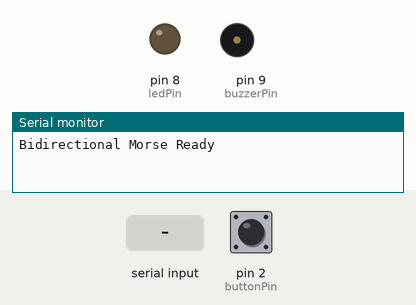
Bench run of a sketch on a simulated Arduino Uno, built with avr-gcc and run on an emulated ATmega328P. Shown: output pins drawn as LEDs (lit = HIGH), buzzer (waves = sounding, pin HIGH), the last lines printed to the serial monitor. Dashed ring = blinking. Inputs (shaded band) come from the test bench; at power-on: pin 2 (buttonPin) HIGH.

Above: at 1.2 s.
1.3 s: pin 2 (buttonPin) pulled LOW for 0.15 s
At 1.59 s:
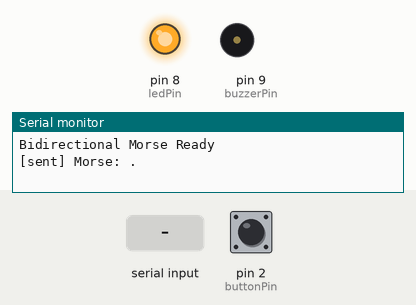
3.1 s: "." received over the second serial link
At 3.2 s:
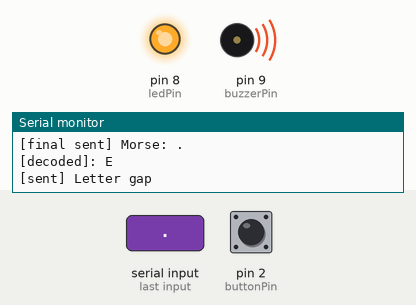
6.3 s: pin 2 (buttonPin) pulsed LOW 5 times (0.12 s each, 0.3 s apart)
At 6.57 s:
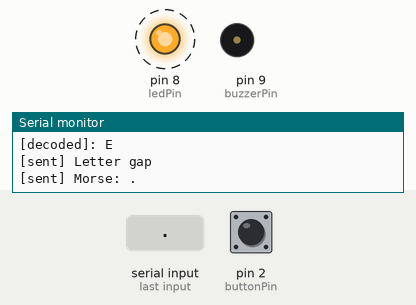
Timing chart, 0 to 9.4 s (numbered marks = the images above; inputs shaded):
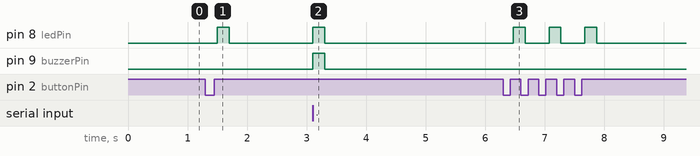

The sketch:

main.ino
```cpp
#include <SoftwareSerial.h>

// ----------------------- Pin Definitions -------------------------
const int buttonPin = 2;       // Digital input from button (used to send Morse)
const int ledPin = 8;          // LED output for sending and receiving Morse feedback
const int buzzerPin = 9;       // Buzzer output for received Morse feedback
const int rxPin = 10;          // SoftwareSerial receive pin (Rx)
const int txPin = 11;          // SoftwareSerial transmit pin (Tx)

SoftwareSerial softSerial(rxPin, txPin);  // Create software-based serial port

// ------------------------ Timing Settings ------------------------
const int dotThreshold = 200;      // Press duration ≤ 200ms = dot
const int dashThreshold = 500;     // Press duration ≤ 500ms = dash
const int letterGap = 900;         // Gap ≥ 900ms = new letter
const int wordGap = 1200;          // Gap ≥ 1200ms = new word
const int debounceDelay = 50;      // Delay to prevent false button reading

// ----------------------- State Variables -------------------------
bool lastButtonState = HIGH;       // Tracks last state of the button
unsigned long pressStartTime = 0;  // Timestamp when button was pressed
unsigned long releaseTime = 0;     // Timestamp when button was released
unsigned long lastDebounceTime = 0;// For debouncing input

// Button interaction state machine
enum State { IDLE, PRESSED, RELEASED };
State buttonState = IDLE;

// Buffers for Morse characters
String currentMorseLetter = "";     // For collecting user input
String receivedMorseBuffer = "";    // For collecting incoming characters

// -------------------- Morse Code Lookup Table --------------------
struct MorseMap {
  const char* code;
  char letter;
};

// Complete table for A-Z and 0-9 in Morse
MorseMap morseTable[] = {
  {".-", 'A'}, {"-...", 'B'}, {"-.-.", 'C'}, {"-..", 'D'}, {".", 'E'},
  {"..-.", 'F'}, {"--.", 'G'}, {"....", 'H'}, {"..", 'I'}, {".---", 'J'},
  {"-.-", 'K'}, {".-..", 'L'}, {"--", 'M'}, {"-.", 'N'}, {"---", 'O'},
  {".--.", 'P'}, {"--.-", 'Q'}, {".-.", 'R'}, {"...", 'S'}, {"-", 'T'},
  {"..-", 'U'}, {"...-", 'V'}, {".--", 'W'}, {"-..-", 'X'}, {"-.--", 'Y'},
  {"--..", 'Z'},
  {"-----", '0'}, {".----", '1'}, {"..---", '2'}, {"...--", '3'}, {"....-", '4'},
  {".....", '5'}, {"-....", '6'}, {"--...", '7'}, {"---..", '8'}, {"----.", '9'}
};

// ----------------------------------------------------------------
// Function: decodeMorse
// Description: Convert Morse code string (e.g., ".-") to corresponding letter.
// Returns '?' if pattern doesn't match.
// ----------------------------------------------------------------
char decodeMorse(String morse) {
  for (MorseMap entry : morseTable) {
    if (morse.equals(entry.code)) {
      return entry.letter;
    }
  }
  return '?';  // Unknown code
}

// ----------------------------------------------------------------
// Function: blinkLED
// Description: Blink LED (used while sending Morse signals).
// Only LED is triggered (no buzzer).
// ----------------------------------------------------------------
void blinkLED(int duration) {
  digitalWrite(ledPin, HIGH);
  delay(duration);
  digitalWrite(ledPin, LOW);
  delay(100);  // small pause between elements
}

// ----------------------------------------------------------------
// Function: blinkLEDandBuzzer
// Description: Used when receiving Morse code. LED and buzzer activate.
// ----------------------------------------------------------------
void blinkLEDandBuzzer(int duration) {
  digitalWrite(ledPin, HIGH);
  digitalWrite(buzzerPin, HIGH);
  delay(duration);
  digitalWrite(ledPin, LOW);
  digitalWrite(buzzerPin, LOW);
  delay(100);
}

// ----------------------------------------------------------------
// Function: setup
// Description: Initializes pins, serial communication, and states.
// ----------------------------------------------------------------
void setup() {
  pinMode(buttonPin, INPUT_PULLUP);  // Using internal pull-up resistor
  pinMode(ledPin, OUTPUT);
  pinMode(buzzerPin, OUTPUT);

  Serial.begin(9600);       // For debugging
  softSerial.begin(9600);   // Communication with another Arduino

  Serial.println("Bidirectional Morse Ready");
}

// ----------------------------------------------------------------
// Function: loop
// Description: Continuously checks for button presses and serial input.
// ----------------------------------------------------------------
void loop() {
  handleButton();   // Handle Morse code sending (via button)
  handleReceive();  // Handle Morse code receiving (via serial)
}

// ----------------------------------------------------------------
// Function: handleButton
// Description: Manages state machine for button interaction.
// Detects dot/dash based on press duration and manages timing gaps
// to detect letter and word boundaries.
// ----------------------------------------------------------------
void handleButton() {
  bool currentButtonState = digitalRead(buttonPin);
  unsigned long now = millis();

  // Debounce logic
  if (currentButtonState != lastButtonState) {
    lastDebounceTime = now;
  }

  if ((now - lastDebounceTime) > debounceDelay) {
    bool isPressed = (currentButtonState == LOW);

    switch (buttonState) {
      case IDLE:
        if (isPressed) {
          pressStartTime = now;
          buttonState = PRESSED;
        }
        break;

      case PRESSED:
        if (!isPressed) {
          unsigned long pressDuration = now - pressStartTime;

          if (pressDuration <= dotThreshold) {
            currentMorseLetter += ".";
            Serial.println("[sent] Morse: .");
            blinkLED(200);
          } else if (pressDuration <= dashThreshold) {
            currentMorseLetter += "-";
            Serial.println("[sent] Morse: -");
            blinkLED(600);
          }

          releaseTime = now;
          buttonState = RELEASED;
        }
        break;

      case RELEASED:
        if (isPressed) {
          pressStartTime = now;
          buttonState = PRESSED;
        } else {
          unsigned long gap = now - releaseTime;

          // Handle word gap
          if (gap >= wordGap) {
            sendAndPrintCurrentLetter();
            softSerial.print(" ");  // Send word space
            Serial.println("[sent] Word gap");
            buttonState = IDLE;
          }
          // Handle letter gap
          else if (gap >= letterGap) {
            sendAndPrintCurrentLetter();
            softSerial.print("/"); // Send letter separator
            Serial.println("[sent] Letter gap");
            buttonState = IDLE;
          }
        }
        break;
    }
  }

  lastButtonState = currentButtonState;
}

// ----------------------------------------------------------------
// Function: sendAndPrintCurrentLetter
// Description: Converts current Morse buffer to a letter, prints it,
// sends the raw Morse to the other Arduino, and resets buffer.
// ----------------------------------------------------------------
void sendAndPrintCurrentLetter() {
  if (currentMorseLetter.length() > 0) {
    Serial.print("[final sent] Morse: ");
    Serial.println(currentMorseLetter);

    char letter = decodeMorse(currentMorseLetter);
    Serial.print("[decoded]: ");
    Serial.println(letter);

    softSerial.print(currentMorseLetter); // Send Morse raw
    currentMorseLetter = "";              // Clear buffer
  }
}

// ----------------------------------------------------------------
// Function: handleReceive
// Description: Reads incoming Morse characters from softSerial.
// Handles decoding when a full letter or word is received.
// ----------------------------------------------------------------
void handleReceive() {
  while (softSerial.available()) {
    char c = softSerial.read();

    if (c == '.' || c == '-') {
      receivedMorseBuffer += c;
      blinkLEDandBuzzer(c == '.' ? 200 : 600);
    }
    // End of letter
    else if (c == '/') {
      if (receivedMorseBuffer.length() > 0) {
        char decoded = decodeMorse(receivedMorseBuffer);
        Serial.print("[recv] Morse: ");
        Serial.println(receivedMorseBuffer);
        Serial.print("[decoded]: ");
        Serial.println(decoded);
        receivedMorseBuffer = "";
      }
      delay(200);
    }
    // End of word
    else if (c == ' ') {
      if (receivedMorseBuffer.length() > 0) {
        char decoded = decodeMorse(receivedMorseBuffer);
        Serial.print("[recv] Morse: ");
        Serial.println(receivedMorseBuffer);
        Serial.print("[decoded]: ");
        Serial.println(decoded);
        receivedMorseBuffer = "";
      }
      Serial.println("[recv] Word gap");
      delay(400);
    }
  }
}
```

Measured:
- after the input at 1.3 s, pin 8 (ledPin): LOW → HIGH after 0.20 s, → LOW 0.20 s later
- after the input at 3.1 s, pin 8 (ledPin), pin 9 (buzzerPin): LOW → HIGH at once, → LOW 0.20 s later
- after the input at 6.3 s, pin 8 (ledPin): alternates HIGH for 0.20 s and LOW for 0.40 s, 6 changes in all, then stays LOW, starting after 0.17 s
